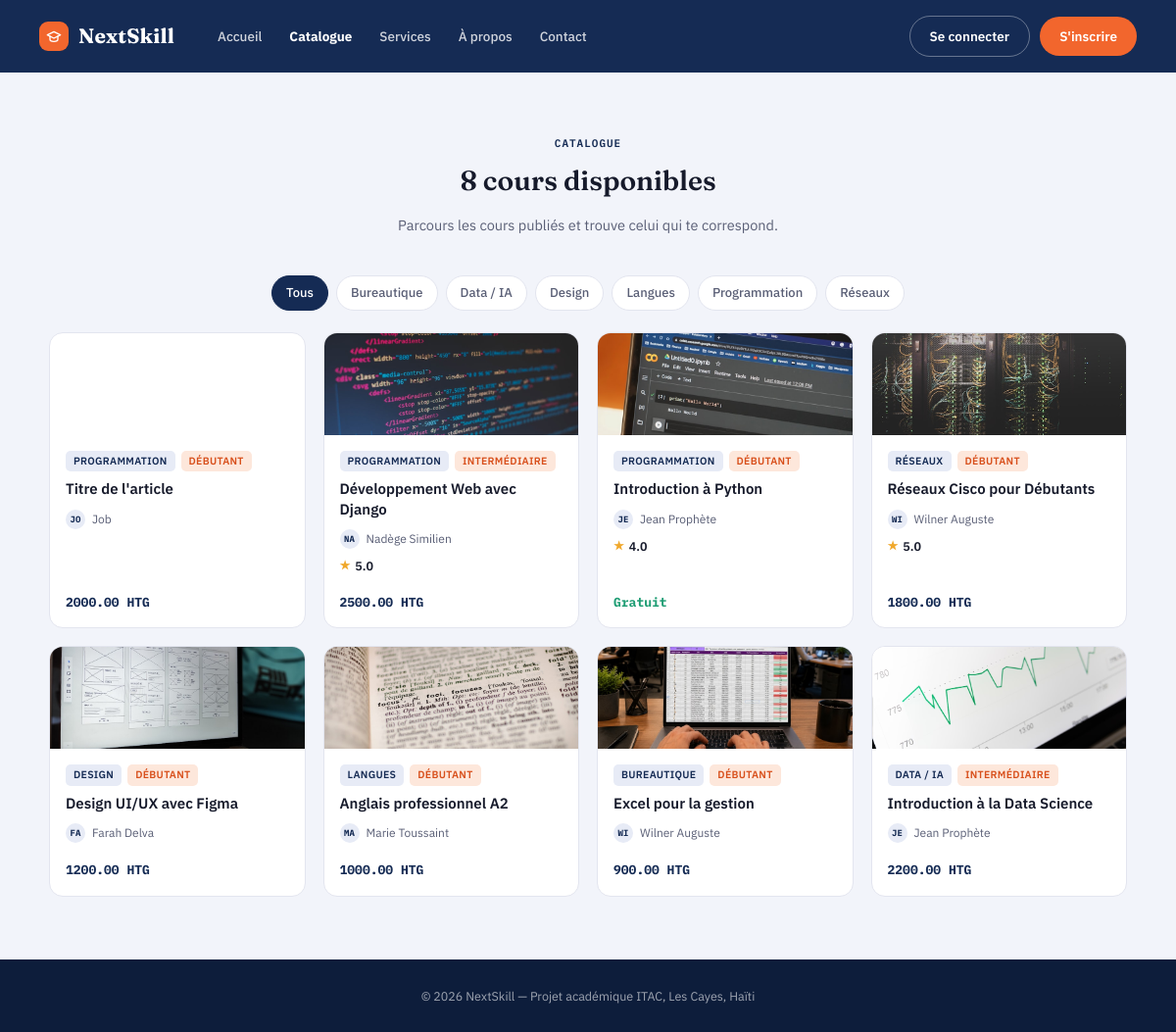
/catalogue/, run on the app's committed database.
### courses/models.py (models this page shows, shortened)
class Categorie(models.Model):
    nom = models.CharField(max_length=100, unique=True)  # unique pour éviter les doublons de catégorie
    description = models.TextField(blank=True)  # facultative
    class Meta:
        verbose_name = "Catégorie"
        verbose_name_plural = "Catégories"
        ordering = ["nom"]  # tri alphabétique par défaut

class Cours(models.Model):
    class Niveau(models.TextChoices):  # niveau de difficulté affiché sur la fiche cours
        DEBUTANT = "debutant", "Débutant"
        INTERMEDIAIRE = "intermediaire", "Intermédiaire"
        AVANCE = "avance", "Avancé"
    class Statut(models.TextChoices):  # cycle de vie d'un cours, du brouillon à la publication
        BROUILLON = "brouillon", "Brouillon"
        EN_ATTENTE = "en_attente", "En attente de validation"  # soumis par le formateur, attend l'admin
        PUBLIE = "publie", "Publié"  # visible dans le catalogue public
        REJETE = "rejete", "Rejeté"  # refusé par l'administration
    titre = models.CharField(max_length=200)
    slug = models.SlugField(max_length=220, unique=True, blank=True)  # généré automatiquement dans save(), jamais saisi à la main
    description = models.TextField()  # obligatoire, contrairement à celle de Categorie
    niveau = models.CharField(max_length=20, choices=Niveau.choices, default=Niveau.DEBUTANT)
    langue = models.CharField(max_length=50, default="Français")
    prix = models.DecimalField(
        max_digits=8,  # jusqu'à 999999.99
        decimal_places=2,
        default=Decimal("0.00"),
        help_text="Prix du cours en gourdes. 0 = cours gratuit.",
    )
    image_couverture = models.ImageField(upload_to="cours/couvertures/", blank=True, null=True)  # affichée dans le catalogue et le détail
    statut = models.CharField(max_length=20, choices=Statut.choices, default=Statut.BROUILLON)
    date_creation = models.DateTimeField(auto_now_add=True)  # figée à la création
    date_maj = models.DateTimeField(auto_now=True)  # mise à jour à chaque save()
    formateur = models.ForeignKey(
        settings.AUTH_USER_MODEL,
        on_delete=models.CASCADE,  # si le formateur est supprimé, ses cours le sont aussi
        related_name="cours_crees",  # permet d'écrire utilisateur.cours_crees.all()
        limit_choices_to={"role": "formateur"},  # limite le champ dans l'admin aux comptes formateur
    )
    categorie = models.ForeignKey(
        Categorie,
        on_delete=models.PROTECT,  # empêche de supprimer une catégorie tant qu'un cours y est rattaché
        related_name="cours",
    )
    class Meta:
        verbose_name = "Cours"
        verbose_name_plural = "Cours"  # identique au singulier ("des cours"), sinon Django afficherait "Courss"
        ordering = ["-date_creation"]  # les plus récents en premier
    def save(self, *args, **kwargs):
        if not self.slug:  # ne régénère jamais un slug déjà existant, pour ne pas casser les URLs déjà partagées
            self.slug = slugify(self.titre)
        super().save(*args, **kwargs)  # enregistrement réel en base, délégué au parent

### accounts/models.py (models this page shows, shortened)
class Utilisateur(AbstractUser):
    class Role(models.TextChoices):  # énumération des rôles possibles (valeur stockée, libellé affiché)
        ETUDIANT = "etudiant", "Étudiant"  # rôle par défaut à l'inscription
        FORMATEUR = "formateur", "Formateur"  # crée et gère des cours
        ADMIN = "admin", "Administrateur"  # valide les cours et supervise la plateforme
    role = models.CharField(
        max_length=20,  # assez long pour contenir la plus longue valeur ("formateur")
        choices=Role.choices,  # limite les valeurs possibles aux 3 rôles définis ci-dessus
        default=Role.ETUDIANT,  # tout nouvel utilisateur est étudiant sauf indication contraire
        help_text="Détermine les permissions et l'interface affichée à l'utilisateur.",
    )
    photo_profil = models.ImageField(
        upload_to="profils/",  # sous-dossier de MEDIA_ROOT où sont stockées les photos
        blank=True,  # facultatif dans les formulaires
        null=True,  # peut être vide en base de données
    )
    bio = models.TextField(
        blank=True,  # facultatif : tous les utilisateurs n'ont pas besoin d'une bio
        help_text="Utilisé principalement pour la page publique d'un formateur.",
    )
    specialite = models.CharField(
        max_length=150,
        blank=True,  # requis uniquement pour un formateur (validé côté formulaire, pas ici)
        help_text="Domaine d'expertise du formateur (ex: Développement web, Data Science).",
    )
    date_inscription = models.DateTimeField(auto_now_add=True)  # rempli automatiquement à la création, jamais modifié ensuite
    class Meta:
        verbose_name = "Utilisateur"  # nom singulier affiché dans l'admin Django
        verbose_name_plural = "Utilisateurs"  # nom pluriel affiché dans l'admin Django
        ordering = ["-date_inscription"]  # les plus récents inscrits apparaissent en premier

### courses/views.py (the view)
# urls.py: path("catalogue/", views.catalogue, name="catalogue"),  # liste publique des cours publiés
def catalogue(request):
    cours_liste = Cours.objects.filter(statut=Cours.Statut.PUBLIE).select_related(
        "categorie", "formateur"  # évite une requête SQL par cours pour afficher sa catégorie/son formateur
    )
    categorie_id = request.GET.get("categorie")  # filtre optionnel passé en paramètre d'URL (?categorie=3)
    if categorie_id:
        cours_liste = cours_liste.filter(categorie_id=categorie_id)
    cours_liste = cours_liste.annotate(note_moyenne=Avg("avis__note"))  # calcule la moyenne des avis en une seule requête SQL
    return render(
        request,
        "courses/catalogue.html",
        {
            "cours_liste": cours_liste,
            "categories": Categorie.objects.all(),  # pour construire les filtres cliquables (chips)
            "categorie_active": categorie_id,  # pour surligner le filtre actuellement sélectionné
        },
    )

### courses/templates/courses/catalogue.html (shortened to what this page needs)
{% extends "pages/base.html" %}
{% block content %}
<section class="section" id="catalogue">
  <div class="section-head">
    <span class="eyebrow">Catalogue</span>
    <h2>{{ cours_liste|length }} cours disponible{{ cours_liste|length|pluralize }}</h2>
    <p>Parcours les cours publiés et trouve celui qui te correspond.</p>
  </div>
  <div class="filter-row">
    <a class="chip{% if not categorie_active %} active{% endif %}" href="{% url 'courses:catalogue' %}">Tous</a>
    {% for categorie in categories %}
      <a class="chip{% if categorie_active == categorie.id|stringformat:'s' %} active{% endif %}"
         href="{% url 'courses:catalogue' %}?categorie={{ categorie.id }}">{{ categorie.nom }}</a>
    {% endfor %}
  </div>
  {% if cours_liste %}
    <div class="course-grid">
      {% for cours in cours_liste %}
        <a class="course-card-full" href="{% url 'courses:detail' cours.slug %}">
          <div class="course-cover" {% if cours.image_couverture %}style="background-image:url('{{ cours.image_couverture.url }}');"{% endif %}>
          </div>
          <div class="course-body">
            <div class="course-tags">
              <span class="tag categorie">{{ cours.categorie.nom }}</span>
              <span class="tag niveau">{{ cours.get_niveau_display }}</span>
            </div>
            <div class="course-title">{{ cours.titre }}</div>
            <div class="instructor-mini">
              <div class="mini-avatar">{{ cours.formateur.username|slice:":2"|upper }}</div>
              <span>{{ cours.formateur.get_full_name|default:cours.formateur.username }}</span>
            </div>
            {% if cours.note_moyenne %}
              <div class="rating-row"><span class="stars">★</span> {{ cours.note_moyenne|floatformat:1 }}</div>
            {% endif %}
            <div class="course-card-footer">
              <div class="course-price{% if cours.prix == 0 %} gratuit{% endif %}">
                {% if cours.prix == 0 %}Gratuit{% else %}{{ cours.prix }} HTG{% endif %}
              </div>
            </div>
          </div>
        </a>
      {% endfor %}
    </div>
  {% else %}
    <p class="subtitle">Aucun cours publié pour le moment{% if categorie_active %} dans cette catégorie{% endif %}.</p>
  {% endif %}
</section>
{% endblock %}

### pages/templates/pages/base.html (shortened to what this page needs)
{% load static %}<!DOCTYPE html>
<html lang="fr">
<head>
<link rel="stylesheet" href="{% static 'pages/css/public.css' %}">
</head>
<body>
<header class="topbar-public">
  <a href="{% url 'pages:accueil' %}" class="logo">
    <span class="logo-mark">
      <svg width="16" height="16" viewBox="0 0 24 24" fill="none" stroke="#fff" stroke-width="2" stroke-linecap="round" stroke-linejoin="round"><path d="M22 10L12 5 2 10l10 5 10-5z"/><path d="M6 12v5c0 1.5 2.5 3 6 3s6-1.5 6-3v-5"/></svg>
    </span>
    NextSkill
  </a>
  <nav class="public-nav">
    <a href="{% url 'pages:accueil' %}" class="{% if request.resolver_match.url_name == 'accueil' %}active{% endif %}">Accueil</a>
    <a href="{% url 'courses:catalogue' %}" class="{% if request.resolver_match.app_name == 'courses' %}active{% endif %}">Catalogue</a>
    <a href="{% url 'pages:services' %}" class="{% if request.resolver_match.url_name == 'services' %}active{% endif %}">Services</a>
    <a href="{% url 'pages:apropos' %}" class="{% if request.resolver_match.url_name == 'apropos' %}active{% endif %}">À propos</a>
    <a href="{% url 'pages:contact' %}" class="{% if request.resolver_match.url_name == 'contact' %}active{% endif %}">Contact</a>
  </nav>
  <div class="public-cta">
    {% if user.is_authenticated %}
      {% if user.est_etudiant %}
        <a class="btn btn-ghost" href="{% url 'enrollments:mes_cours' %}">Mon apprentissage</a>
        <a class="btn btn-ghost btn-icon-text" href="{% url 'orders:panier' %}" title="Mon panier">
          <svg width="15" height="15" viewBox="0 0 24 24" fill="none" stroke="currentColor" stroke-width="2" stroke-linecap="round" stroke-linejoin="round"><circle cx="9" cy="21" r="1"/><circle cx="20" cy="21" r="1"/><path d="M1 1h4l2.68 13.39a2 2 0 0 0 2 1.61h9.72a2 2 0 0 0 2-1.61L23 6H6"/></svg>
          Panier
        </a>
      {% endif %}
      {% if user.est_formateur %}
        <a class="btn btn-ghost" href="{% url 'courses:tableau_de_bord_formateur' %}">Tableau de bord</a>
      {% endif %}
      {% if user.is_staff %}
        <a class="btn btn-ghost" href="{% url 'courses:tableau_de_bord_admin' %}">Administration</a>
      {% endif %}
      <span class="user-badge">{{ user.username }} · {% if user.is_staff %}Administrateur{% else %}{{ user.get_role_display }}{% endif %}</span>
      <form method="post" action="{% url 'accounts:deconnexion' %}" style="display:inline;" onsubmit="return confirm('Te déconnecter de NextSkill ?');">
        {% csrf_token %}
        <button type="submit" class="btn btn-ghost">Se déconnecter</button>
      </form>
    {% else %}
      <a class="btn btn-ghost" href="{% url 'accounts:connexion' %}">Se connecter</a>
      <a class="btn btn-primary" href="{% url 'accounts:inscription' %}">S'inscrire</a>
    {% endif %}
  </div>
</header>
{% block content %}{% endblock %}
<footer class="footer-public">© 2026 NextSkill — Projet académique ITAC, Les Cayes, Haïti</footer>
</body>
</html>

### data on the page
Categorie: nom "Bureautique"
Categorie: nom "Data / IA"
Categorie: nom "Design"
Categorie: nom "Langues"
Categorie: nom "Programmation"
Categorie: nom "Réseaux"
Cours: categorie.nom "PROGRAMMATION", niveau "DÉBUTANT", titre "Titre de l'article", formateur.username "JO", formateur.get_full_name "Job", prix "2000.00"
Cours: image_couverture (picture), categorie.nom "PROGRAMMATION", niveau "INTERMÉDIAIRE", titre "Développement Web avec Django", formateur.username "NA", formateur.get_full_name "Nadège Similien", note_moyenne "5.0", prix "2500.00"
Cours: image_couverture (picture), categorie.nom "PROGRAMMATION", niveau "DÉBUTANT", titre "Introduction à Python", formateur.username "JE", formateur.get_full_name "Jean Prophète", note_moyenne "4.0", prix "Gratuit"
Cours: image_couverture (picture), categorie.nom "RÉSEAUX", niveau "DÉBUTANT", titre "Réseaux Cisco pour Débutants", formateur.username "WI", formateur.get_full_name "Wilner Auguste", note_moyenne "5.0", prix "1800.00"
Cours: image_couverture (picture), categorie.nom "DESIGN", niveau "DÉBUTANT", titre "Design UI/UX avec Figma", formateur.username "FA", formateur.get_full_name "Farah Delva", prix "1200.00"
Cours: image_couverture (picture), categorie.nom "LANGUES", niveau "DÉBUTANT", titre "Anglais professionnel A2", formateur.username "MA", formateur.get_full_name "Marie Toussaint", prix "1000.00"
Cours: image_couverture (picture), categorie.nom "BUREAUTIQUE", niveau "DÉBUTANT", titre "Excel pour la gestion", formateur.username "WI", formateur.get_full_name "Wilner Auguste", prix "900.00"
Cours: image_couverture (picture), categorie.nom "DATA / IA", niveau "INTERMÉDIAIRE", titre "Introduction à la Data Science", formateur.username "JE", formateur.get_full_name "Jean Prophète", prix "2200.00"

### other printed values
{{ cours_liste|length }} "8"
